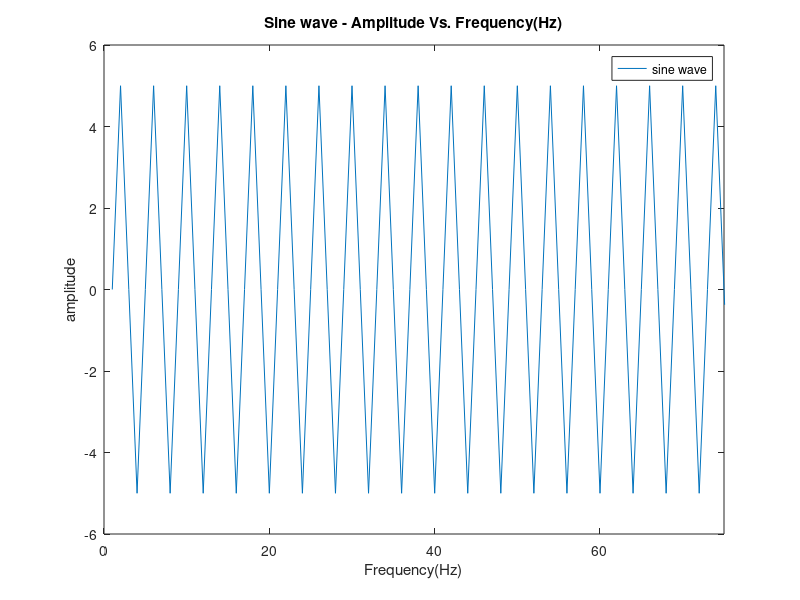

MATLAB code for this plot:
%Assignment 1 - Basic Signal Processing with Matlab
%part 2
%.m file vector_processing
%Student name: Paul Doherty
%Student number: 10387129

f=2000;                        %define variable f to set frequency to 2kHz
fs=8000;                       %define variable fs to set sampling frequency to 8kHz
A= 5.0;                        %define variable A to set amplitude to 5.0

k=[0:8000-1];                  %variable to create vector to sample sinewave (time value)
x=A*sin(2*pi*(f/fs)*k);        %creates sinewave and assigns it variable x

plot(x)                             %plots sinewave
xlim([0 75])                        %limits graph to 75 samples
xlabel('Frequency(Hz)')             %label x axis
ylabel('amplitude')                 %label y axis
title('Sine wave - Amplitude Vs. Frequency(Hz)') %labels title
legend('sine wave');                %creates legend for graph

%Root mean square of vector x components
x1 = x.^2;                    %Term-wise squaring of vector x and assigning new values to vector variable x1

mean = sum(x1/8000)           %final step in root mean square formula to devide all 
                              %components by total number of terms and add
                              %them together and print value 'mean' to
                              %screeen
